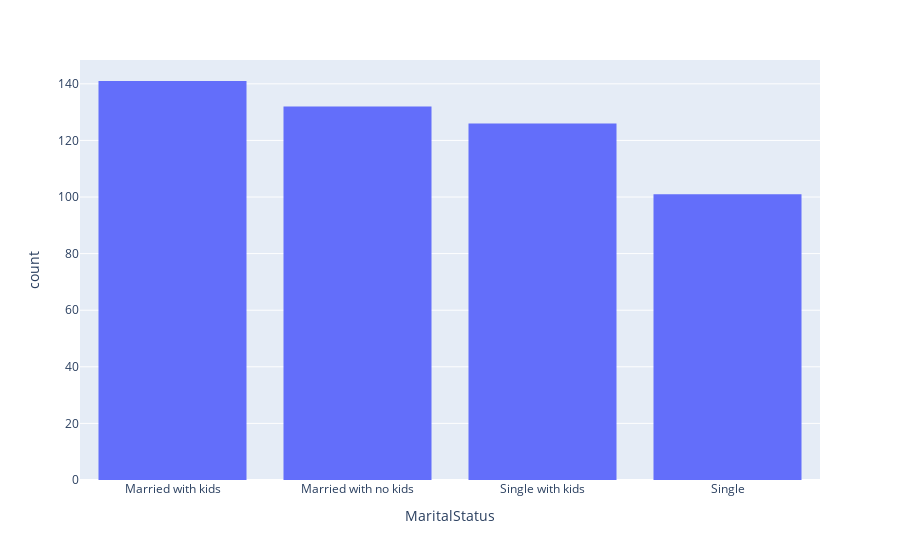

Notebook source saved alongside this figure:
### Code cell
fig = px.histogram(df_viz, x="MaritalStatus")
fig.update_layout(xaxis={'categoryorder':'total descending'})
fig.show()

### Figure 1 — Plotly figure (JSON) as saved in the notebook; plotly's stock layout.template omitted (floating-point values rounded to 4 significant figures; data arrays with more than 128 entries replaced by an {"elided": "..."} marker saying what was removed)
{"data": [{"alignmentgroup": "True", "bingroup": "x", "hovertemplate": "MaritalStatus=%{x}<br>count=%{y}<extra></extra>", "legendgroup": "", "marker": {"color": "#636efa", "pattern": {"shape": ""}}, "name": "", "offsetgroup": "", "orientation": "v", "showlegend": false, "type": "histogram", "x": {"elided": "500 str values"}, "xaxis": "x", "yaxis": "y"}], "layout": {"barmode": "relative", "legend": {"tracegroupgap": 0}, "margin": {"t": 60}, "xaxis": {"anchor": "y", "categoryorder": "total descending", "domain": [0, 1], "title": {"text": "MaritalStatus"}}, "yaxis": {"anchor": "x", "domain": [0, 1], "title": {"text": "count"}}}}
